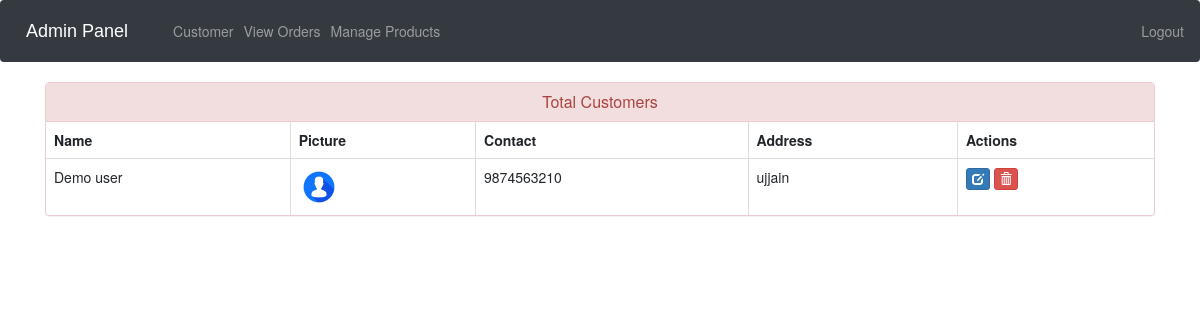
/view-customer (signed in), run on the app's committed database.
### ecom/models.py (models this page shows, shortened)
class Customer(models.Model):
    user=models.OneToOneField(User,on_delete=models.CASCADE)
    profile_pic= models.ImageField(upload_to='profile_pic/CustomerProfilePic/',null=True,blank=True)
    address = models.CharField(max_length=40)
    mobile = models.CharField(max_length=20,null=False)
    @property
    def get_name(self):
        return self.user.first_name+" "+self.user.last_name

### ecom/views.py (the view)
# urls.py: path('view-customer', views.view_customer_view,name='view-customer'),
@login_required(login_url='adminlogin')
def view_customer_view(request):
    customers=models.Customer.objects.all()
    return render(request,'ecom/view_customer.html',{'customers':customers})

### templates/ecom/view_customer.html (shortened to what this page needs)
{% extends 'ecom/admin_base.html' %}
{% load static %}
{% block content %}
<head>
  <link href="//netdna.bootstrapcdn.com/bootstrap/3.0.0/css/bootstrap.min.css" rel="stylesheet" id="bootstrap-css">
</head>
<div class="container">
  <div class="panel panel-danger">
    <div class="panel-heading">
      <h6 class="panel-title">Total Customers</h6>
    </div>
    <table class="table table-hover table-bordered" id="dev-table">
      <thead>
        <tr>
          <th>Name</th>
          <th>Picture</th>
          <th>Contact</th>
          <th>Address</th>
          <th>Actions</th>
        </tr>
      </thead>
      {% for c in customers %}
      <tr>
        <td> {{c.get_name}}</td>
        <td> <img src="{% static c.profile_pic.url %}" alt="Profile Pic" height="40px" width="40px" /></td>
        <td>{{c.mobile}}</td>
        <td>{{c.address}}</td>
        <td><a class="btn btn-primary btn-xs" href="{% url 'update-customer' c.id  %}"><span class="glyphicon glyphicon-edit"></span></a>
        <a class="btn btn-danger btn-xs" href="{% url 'delete-customer' c.id  %}"><span class="glyphicon glyphicon-trash"></span></a></td>
      </tr>
      {% endfor %}
    </table>
  </div>
</div>
{% endblock content %}

### templates/ecom/view_customer.html (style rules this page uses)
a:link { text-decoration: none; }
h6 { text-align: center; }

### data on the page
Customer: get_name "Demo user", profile_pic (placeholder picture), mobile "9874563210", address "ujjain"
